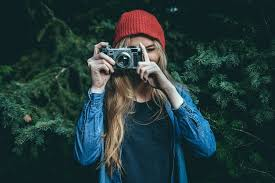
#> input picture smart_image_analyzer/data/downloaded_image.jpg, 275 x 183 px
$ python -i preprocess.py   (imports and definitions only)
#> lines starting #> are read from the running program, lines starting #| are printed output that depends on the picture; after the words box and inside, x2 and y2 are one past the last pixel; in counts of white or black regions, pixels touching at a corner belong together
#> further down, picture is the input picture: shape (183, 275, 3); mean B, G, R 56.9, 56.7, 35.6
import cv2
import numpy as np
from skimage import color, restoration, feature, img_as_ubyte

def load_image(image_path):
    """
    Loads an image using OpenCV.

    Args:
        image_path (str): Path to the image file.

    Returns:
        numpy.ndarray: Loaded image in BGR format (OpenCV default).
    """
    img = cv2.imread(image_path)
    if img is None:
        raise FileNotFoundError(f"Could not load image at {image_path}")
    return img

def resize_image(image, target_size=(640, 640)):
    """
    Resizes image using OpenCV.

    Args:
        image (numpy.ndarray): Input image.
        target_size (tuple): Target size (width, height).

    Returns:
        numpy.ndarray: Resized image.
    """
    return cv2.resize(image, target_size)

def preprocess_pipeline(image_bgr):
    """
    Demonstrates Scikit-image preprocessing steps.

    Args:
        image_bgr (numpy.ndarray): Input image in BGR format.

    Returns:
        dict: Dictionary containing processed image stages.
    """
    # Convert to RGB for skimage compatibility
    image_rgb = cv2.cvtColor(image_bgr, cv2.COLOR_BGR2RGB)

    # 1. Grayscale Conversion (scikit-image)
    gray_image = color.rgb2gray(image_rgb)
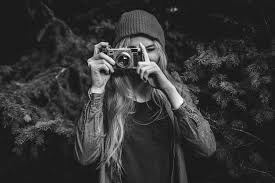
#> gray_image: shape (183, 275) float64; min 0.0152, max 0.987, mean 0.205

    # 2. Denoising (scikit-image)
    # Using Total Variation denoising as an example of advanced denoising
    denoised_image = restoration.denoise_tv_chambolle(gray_image, weight=0.1)
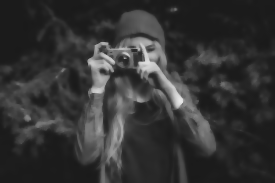
#> denoised_image: shape (183, 275) float64; min 0.102, max 0.91, mean 0.205

    # 3. Edge Detection (scikit-image)
    # Using Canny edge detector
    edges = feature.canny(denoised_image, sigma=2.0)
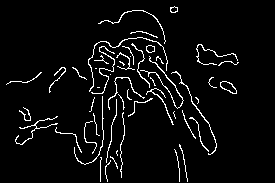
#> edges: shape (183, 275) bool; 4.7% white in thin lines or dots, all inside (x1, y1, x2, y2) = (6, 6, 239, 182)

    return {
        "original_rgb": image_rgb,
        "grayscale": img_as_ubyte(gray_image),
        "denoised": img_as_ubyte(denoised_image),
        "edges": img_as_ubyte(edges)
    }

>>> import cv2
>>> picture = cv2.imread('../data/downloaded_image.jpg')
>>> result = preprocess_pipeline(picture)
#> result = 4 items

$ run again, on smart_image_analyzer/data/group-of-healthy-food-for-flexitarian-diet.jpg
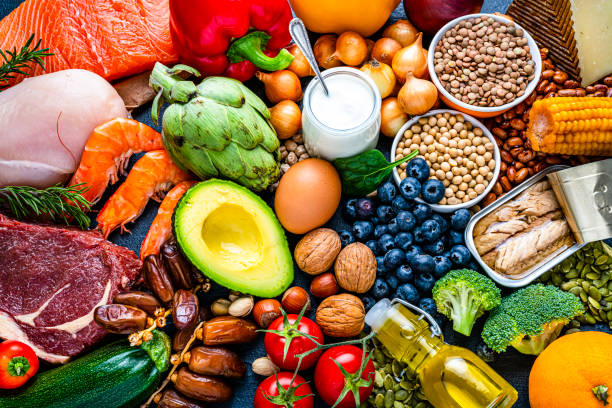
#> input picture smart_image_analyzer/data/group-of-healthy-food-for-flexitarian-diet.jpg, 612 x 408 px
#> picture is the input picture: shape (408, 612, 3); mean B, G, R 67, 109.4, 151.5
#> in preprocess_pipeline, `denoised_image = restoration.denoise_tv_chambolle(gray_image, weight=0..`:
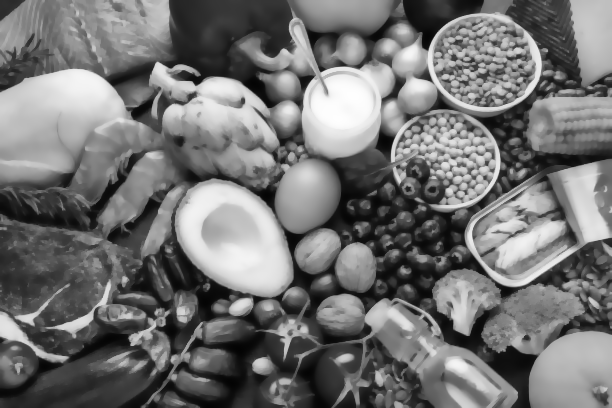
#> denoised_image: shape (408, 612) float64; min 0.0137, max 0.998, mean 0.452
#> in preprocess_pipeline, `edges = feature.canny(denoised_image, sigma=2.0)`:
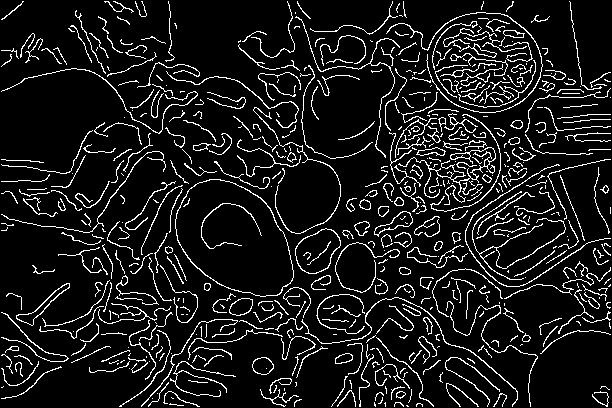
#> edges: shape (408, 612) bool; 9.9% white in thin lines or dots
#> result = 4 items
